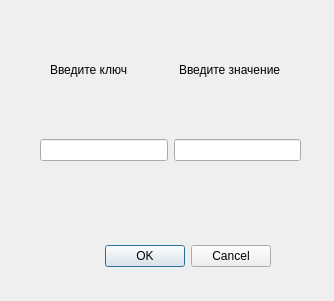
<?xml version="1.0" encoding="UTF-8"?>
<ui version="4.0">
 <class>NewElement</class>
 <widget class="QDialog" name="NewElement">
  <property name="geometry">
   <rect>
    <x>0</x>
    <y>0</y>
    <width>334</width>
    <height>301</height>
   </rect>
  </property>
  <property name="windowTitle">
   <string>Dialog</string>
  </property>
  <widget class="QDialogButtonBox" name="buttonBox">
   <property name="geometry">
    <rect>
     <x>30</x>
     <y>240</y>
     <width>241</width>
     <height>32</height>
    </rect>
   </property>
   <property name="orientation">
    <enum>Qt::Horizontal</enum>
   </property>
   <property name="standardButtons">
    <set>QDialogButtonBox::Cancel|QDialogButtonBox::Ok</set>
   </property>
  </widget>
  <widget class="QWidget" name="horizontalLayoutWidget">
   <property name="geometry">
    <rect>
     <x>50</x>
     <y>30</y>
     <width>251</width>
     <height>80</height>
    </rect>
   </property>
   <layout class="QHBoxLayout" name="horizontalLayout">
    <item>
     <widget class="QLabel" name="label">
      <property name="text">
       <string>Введите ключ</string>
      </property>
     </widget>
    </item>
    <item>
     <widget class="QLabel" name="label_2">
      <property name="text">
       <string>Введите значение</string>
      </property>
     </widget>
    </item>
   </layout>
  </widget>
  <widget class="QWidget" name="horizontalLayoutWidget_2">
   <property name="geometry">
    <rect>
     <x>40</x>
     <y>110</y>
     <width>261</width>
     <height>80</height>
    </rect>
   </property>
   <layout class="QHBoxLayout" name="horizontalLayout_2">
    <item>
     <widget class="QLineEdit" name="lineEdit"/>
    </item>
    <item>
     <widget class="QLineEdit" name="lineEdit_2"/>
    </item>
   </layout>
  </widget>
 </widget>
 <resources/>
 <connections>
  <connection>
   <sender>buttonBox</sender>
   <signal>accepted()</signal>
   <receiver>NewElement</receiver>
   <slot>accept()</slot>
   <hints>
    <hint type="sourcelabel">
     <x>248</x>
     <y>254</y>
    </hint>
    <hint type="destinationlabel">
     <x>157</x>
     <y>274</y>
    </hint>
   </hints>
  </connection>
  <connection>
   <sender>buttonBox</sender>
   <signal>rejected()</signal>
   <receiver>NewElement</receiver>
   <slot>reject()</slot>
   <hints>
    <hint type="sourcelabel">
     <x>316</x>
     <y>260</y>
    </hint>
    <hint type="destinationlabel">
     <x>286</x>
     <y>274</y>
    </hint>
   </hints>
  </connection>
 </connections>
</ui>
